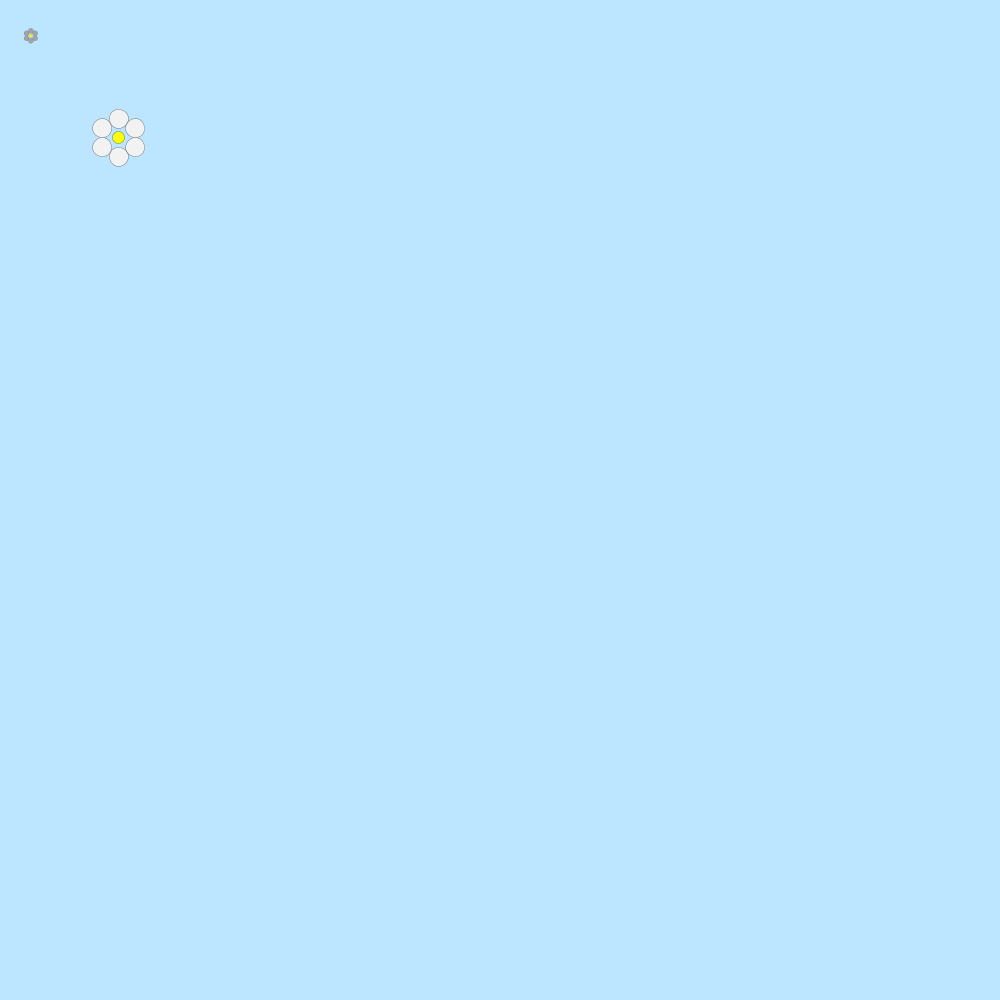
Frame 1 (no input)
Frame 60 (the mouse pressed at the canvas centre just before this capture): identical to frame 1, image omitted
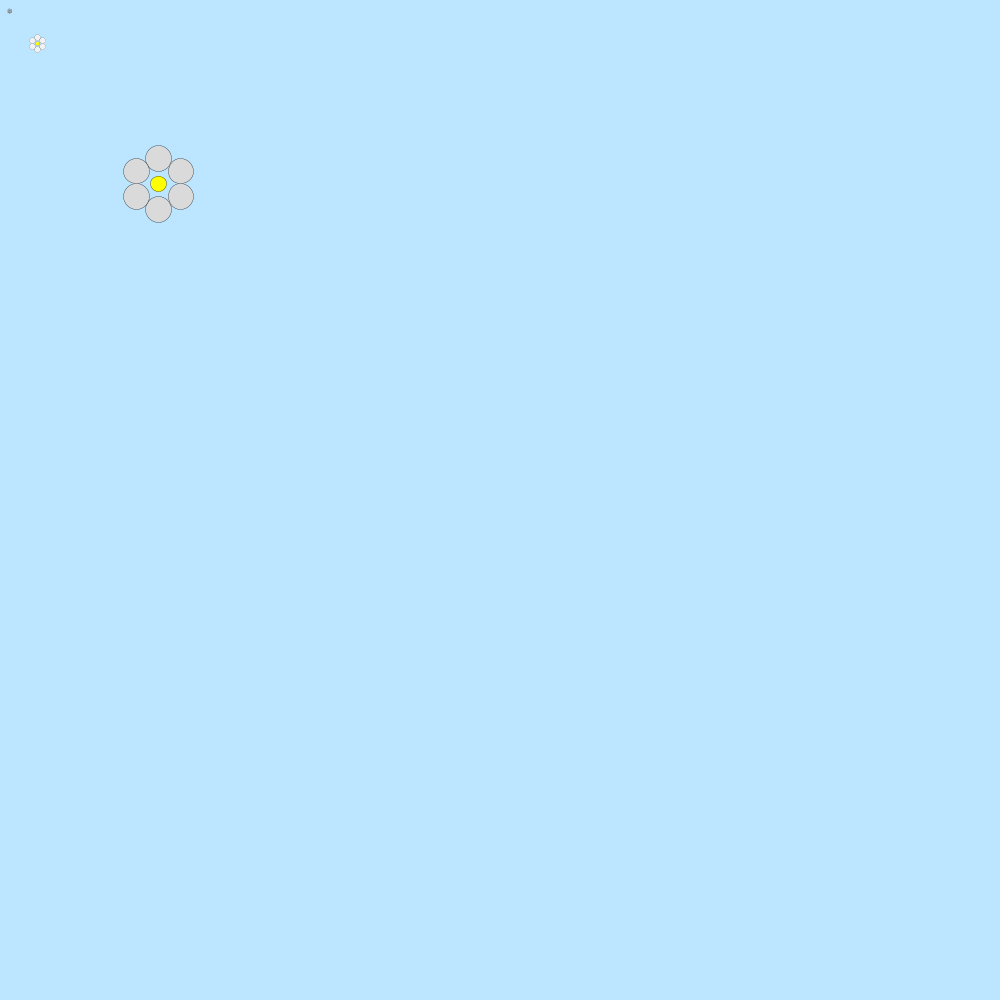
Frame 120 (the mouse held since frame 60 and released just before this capture)

The Processing sketch that drew these frames (run headless with seeded random() and noise(); from frame 60 on, the mouse is pressed at the canvas centre):

// Processing sketch: Assignment_7_1
// ── Assignment_7_1.pde
// milena correa
// code 1
// assignment 7.1 - redoing assignment 3.1 but with classes!!!

// goal: to make flowers appear when the player clicks the screen
// for the flowers to vary in size and colors

// https://forum.processing.org/one/topic/create-new-object-with-mouse-click.html
// used this as a reference

ArrayList<Flower> flowers;
int flowerAmount = 50;
Flower f;

void setup() {
  size(1000, 1000);
  flowers = new ArrayList<Flower>();
  flowers.add(new Flower(mouseX, mouseY, random(0,255), random(1)));
  mousePressed();
}

void draw() {
  background(188, 229, 255);

for(int i = flowers.size()-1; i>=0; i--){
  Flower f = flowers.get(i);
  f.display();
  f.update();
}
}

void mousePressed() {
  flowers.add(new Flower(mouseX, mouseY, random(0,255), random(1)));
}

class Flower {
  float xpos;
  float ypos;
  float petalColor;
  float flowerSize;

  Flower(float x, float y, float _petalColor, float _flowerSize) {
    xpos = x;
    ypos = y;
    petalColor = _petalColor;
    flowerSize = _flowerSize;
    
  }

  void drawFlowerCenter(float x, float y) {
    fill(255, 255, 0);
    ellipse(500,580, 50, 50);
  }

  void drawPetals( float x, float y, float petalColor) {
    fill(petalColor);
    ellipse(500, 500, 80, 80);
    ellipse(500, 660, 80, 80);
    ellipse(430, 620, 80, 80);
    ellipse(430, 540, 80, 80);
    ellipse(570, 620, 80, 80);
    ellipse(570, 540, 80, 80);
  }

  void finalFlower(float x, float y, float petalColor, float flowerSize) {
    scale(flowerSize);
    drawFlowerCenter(x, y);
    drawPetals(x, y, petalColor);
  }

  void display() {
    finalFlower(xpos, ypos, petalColor, flowerSize);
  }

  void update() {
  }
}
